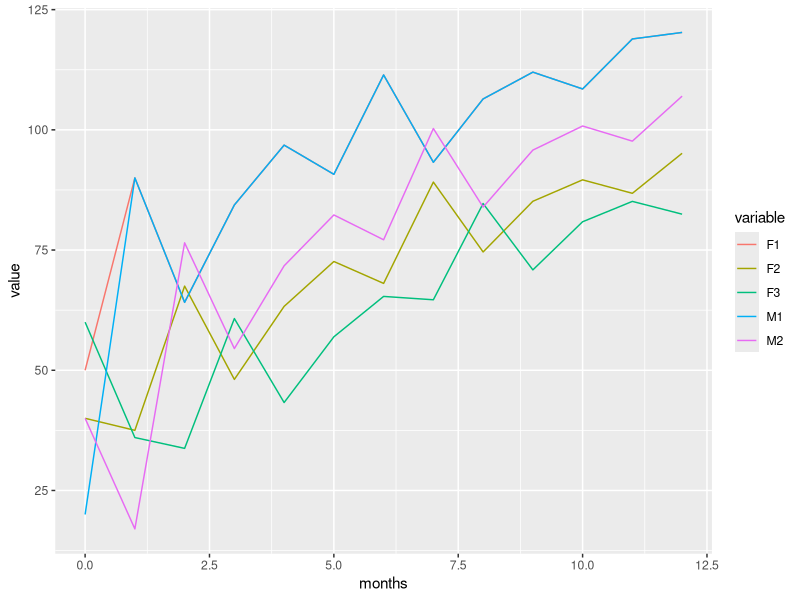

Write the R code that produced this figure.
## ---- chunk 1
library(here)
library(ggplot2)
library(reshape2)
library(dplyr)

here() # use instead of setwd() so that you can use relative paths to access scripts
## ---- chunk 2
# function to create projection matrix given the following variables: 
# age_groups : a vector containing reference names for each age group e.g. F1, F2, F3, M1, M2
# survival : a vector with the survival into the next age category for each age group, in the same order as the age_groups vector
# fecundity : a vector with the fecundity of each age group (only females reproduce), in the same order as the age_groups vector
# p_female : the proportion of offspring which are female
# female_ages : the number of female age categories, required to identify which row of the proj mat corresponds to the first male age group

proj_matrix <- function(age_groups, survival, fecundity, p_female, female_ages){
  
  proj_Mat <- matrix(0, nrow = length(age_groups), ncol = length(age_groups)) #projection matrix template
  
  for (i in 2:nrow(proj_Mat)){ #starts from row 2 as first row will contain fecundity 
    proj_Mat[i,i-1] <- survival[i-1]
  } 
  
  male_offspring <- (female_ages+1) #which row of matrix corresponds to male offspring
  
  for (i in 1:ncol(proj_Mat)){
    proj_Mat[1,i] <- p_female*fecundity[i]
    proj_Mat[male_offspring,i] <- (1-p_female)*fecundity[i] #male_offspring variable selects row corresponding to first male age category
  }
  
  return(proj_Mat)
}

## ---- chunk 3

#number of age groups
age_groups <- c('F1', 'F2', 'F3', 'M1', "M2")

#fecundity in form: F1, F2, F3, M1, M2
fecundity_HOT <- c(0, 1.5, 2, 0, 0)
fecundity_COLD <- c(0, 1.3, 1.5, 0, 0) #simulate reduced fecundity during cold season

#survival 
survival_HOT <- c(0.75, 0.9, 0, 0.85, 0)
survival_COLD <- c(0.8, 0.95, 0, 0.9, 0)

#proportion female:
# this ensures that the offspring are assigned proportionally to male and female sex classes
p_female <- 0.5

#number of female age classes:
female_ages <- 3 

## ---- chunk 4
#create projection matrices for each season
mat_HOT <- proj_matrix(age_groups, survival_HOT, fecundity_HOT, p_female, female_ages)
mat_COLD <- proj_matrix(age_groups, survival_COLD, fecundity_COLD, p_female, female_ages)

# Create a list of matrices of length 12, corresponding to 12 months of year
# Each item in the list should be the correct matrix according to the season e.g. items 1-6 are mat_HOT and 6-12 are mat_COLD

n_month = 12 # number of months simulated
hot_season = 6 # variable containing the length of the hot season
proj_Mat_list <- vector("list", length = n_month)

for(i in 1:n_month){
  if(i <= hot_season){
    proj_Mat_list[[i]] <- mat_HOT 
  }else{
    proj_Mat_list[[i]] <- mat_COLD # >2 seasons would require multiple if statements
  }
}

## ---- chunk 5
# Create population projection function requiring the following variables:

# pop_init : initial population size at time = 0
# n_sim : number of months to run over (this currently wouldn't work beyond 1 year period)
# proj_mat_list : list of monthly projection matrices each monthly matrix contains the appropriate  seasonal demographic rates.
# age_groups : a list of age categories

population_projection <- function(pop_init,
                                  n_sim,
                                  proj_Mat_list,
                                  age_groups) {
  pop_projection <-
    matrix(0, nrow = length(pop_init), ncol = n_sim + 1) #nb n_sim+1 to account for initial population in col 1
  pop_projection[, 1] <- pop_init 
  
  for (i in 1:n_sim) {
    pop_projection[, i + 1] <-
      proj_Mat_list[[i]] %*% pop_projection[, i]
  }
 
  return(pop_projection)
}

## ---- chunk 6

#set variavbles required for population projection function:
age_groups <- c('F1', 'F2', 'F3', 'M1', "M2")
pop_init <- c(50,40,60,20,40) #initial population vector
months <- 12 #number of simulations, 1 year cycle
proj_Mat_list <- proj_Mat_list #list of matrices for 12 months of year

## ---- chunk 7
pop_projection <- population_projection(pop_init,n_sim = months,proj_Mat_list, age_groups)

## ---- chunk 8
#make useable by ggplot
pop_df <- as.data.frame(t(pop_projection))
colnames(pop_df) <- age_groups
#pop_projection matrix as dataframe suitable for ggplot (transposed)

#use dplyr to create a new column with the years in the first column of the df
pop_df <- pop_df %>% mutate(months = c(0:months)) %>% select(months, everything())


#long data format for ggplot
pop_df_long <- melt(pop_df, id = "months")

ggplot(pop_df_long, aes(x = months, y = value, colour = variable)) + geom_line()
# nb: M1 and F1 lines overlap after month 1 hence only blue lin eis visible

